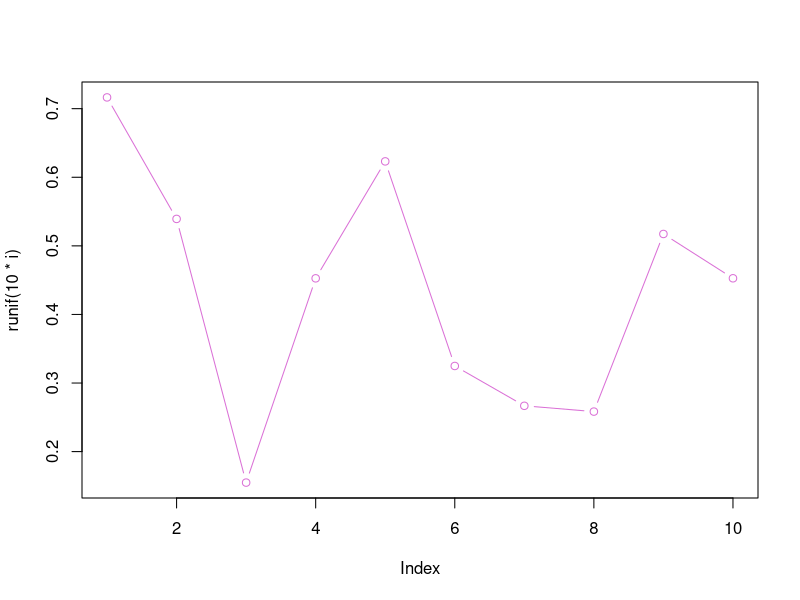
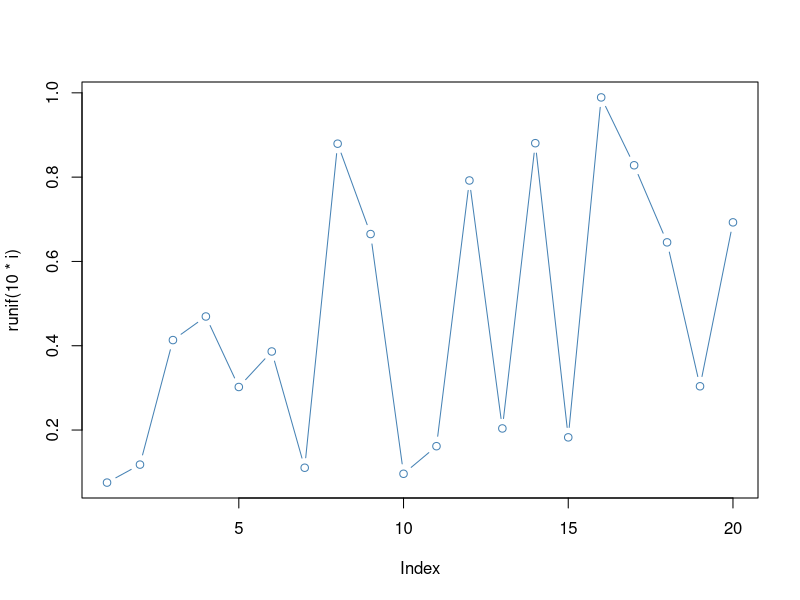
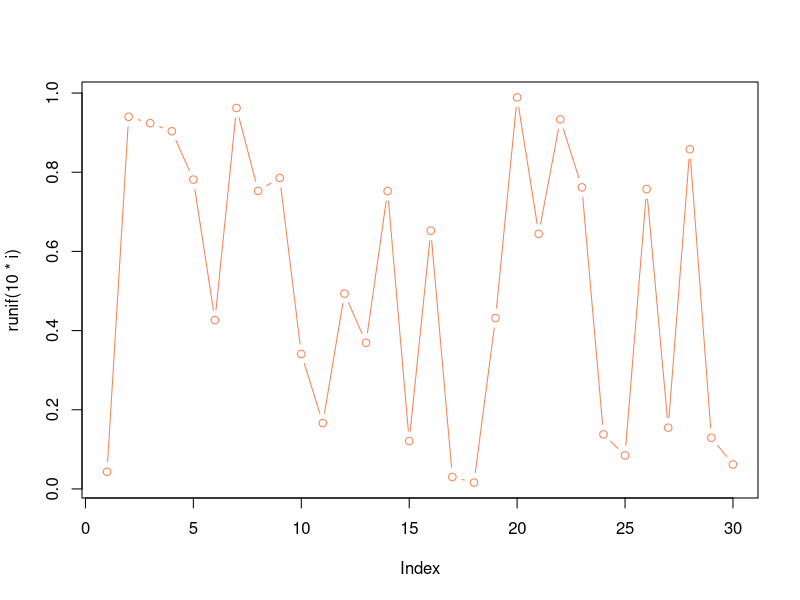
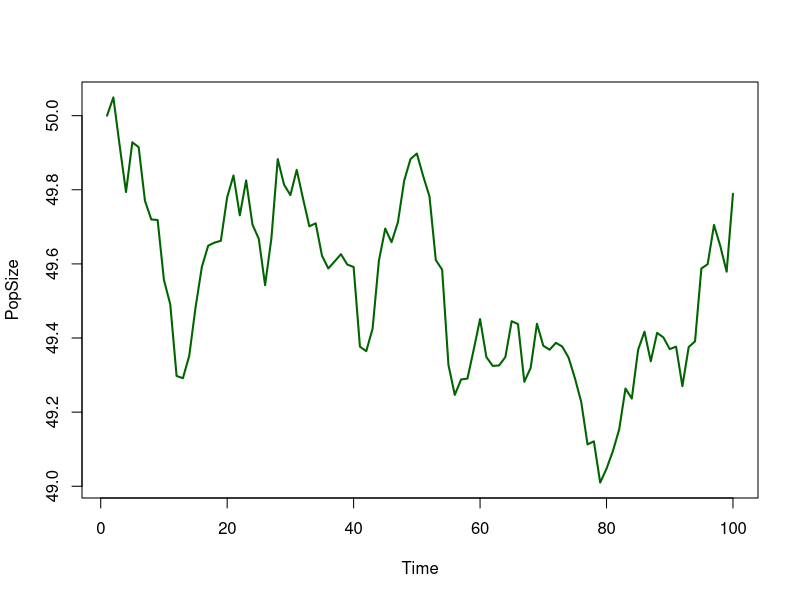
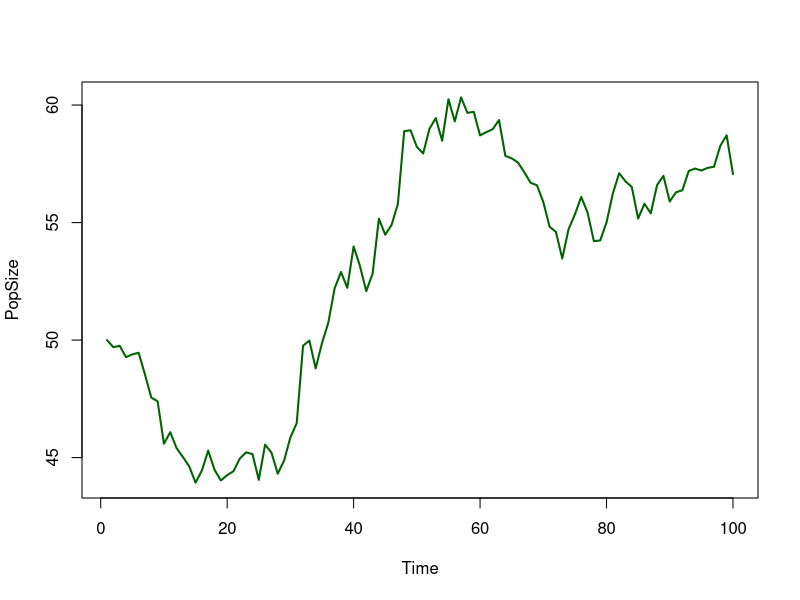
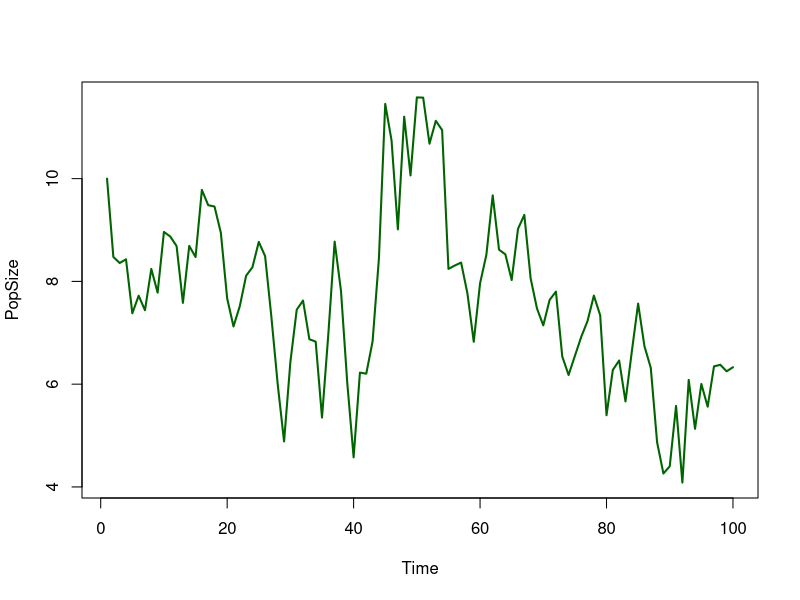

Write the R code that produced these figures, in order.
# Understanding For loops
# 11 February 2016
# NJG

# for (var in seq) { }

# var changes in the loop

for (i in 1:5) {
  cat("i =",i,"\n")
}

# better to set a variable as the endpoint

z <- 5
for (i in 1:z) {
  cat("i=",i," z=",z,"\n")
}

# be careful about the sequence endpoints

for (i in z) {
  cat("i=",i," z=",z,"\n")
}


# be careful about variables inside and outside of the loop and how they are initialized

z <- 5
v1 <- 10
v2 <- 0
for (i in 1:z) {
  v1 <- v1 + i^2
  v2 <- v2*i
  cat("i= ",i," z=",z," v1=",v1," v2=",v2,"\n")
}


# always make the loop variable an integer sequence

# permissible, but very confusing

z <- c(1.1, 4.4, 5.5)
for (i in z) {
  result <- i^2
  cat("i = ",i, "result = ",result," z = ",z,"\n")
}


myvec <- c(1.1, 4.4, 5.5)

for (i in 1:length(myvec)) {
  result <- myvec[i]^2
  cat("i = ",i," result = ",result," length(myvec) = ",length(myvec),"\n")
}
  
# still easy to operate on character strings

mycolors <- c("orchid","steelblue","coral")

for (i in 1:length(mycolors)) {
  plot(runif(10*i),type="b",col=mycolors[i])
}

# A random walk model of population growth!
# Referencing different elements in the vector

# Define 2 global variables
N0 <- 50 #  initial population size
time <- 100 # length of time series

PopSize <- vector(mode="numeric",length=time)
head(PopSize)
PopSize[1] <- N0

for (i in 2:length(PopSize)) {
  PopSize[i] <- PopSize[i - 1] + rnorm(n=1, mean= 0.0, sd=0.1)
}

plot(x=1:length(PopSize),y=PopSize,type="l",xlab="Time",ylab="PopSize",col="darkgreen",lwd=2)

# Bundle In A Function
RandomWalk <- function(N0=50,time=100,mean=0,sd=1){
PopSize <- vector(mode="numeric",length=time)
PopSize[1] <- N0

for (i in 2:length(PopSize)) {
  PopSize[i] <- PopSize[i - 1] + rnorm(n=1, mean= mean, sd=sd)
}

plot(x=1:length(PopSize),y=PopSize,type="l",xlab="Time",ylab="PopSize",col="darkgreen",lwd=2)
}

RandomWalk()

# Use the break function to stop a loop before the end

RandomWalk2 <- function(N0=50,time=100,mean=0,sd=1){
PopSize <- vector(mode="numeric",length=time)
PopSize[1] <- N0

for (i in 2:length(PopSize)) {
  PopSize[i] <- PopSize[i - 1] + rnorm(n=1, mean= mean, sd=sd)
  if (PopSize[i] <= 0) {
    PopSize[i] <- 0
    break
  }
}

plot(x=1:length(PopSize),y=PopSize,type="l",xlab="Time",ylab="PopSize",col="darkgreen",lwd=2)
}
RandomWalk2(N0=10,time=100)

# using a double for loop to traverse a matrix

m <- matrix(1:12,nrow=4,byrow=TRUE)

for (i in 1:nrow(m)) {
  for (j in 1:ncol(m)) {
    z <- runif(1)
    m[i,j] <- m[i,j] + z
  }
}
print(m)

# move the random number outside the inner loop

m <- matrix(1:12,nrow=4,byrow=TRUE)

for (i in 1:nrow(m)) {
    z <- runif(1)
  for (j in 1:ncol(m)) {
    m[i,j] <- m[i,j] + z
  }
}
print(m)

# move the random number outside entire loop

m <- matrix(1:12,nrow=4,byrow=TRUE)
    z <- runif(1)

for (i in 1:nrow(m)) {
  for (j in 1:ncol(m)) {
    m[i,j] <- m[i,j] + z
  }
}
print(m)

# Q: How to fill by columns?
# A: reverse row and column loops
m <- matrix(1:12,nrow=4,byrow=TRUE)

for (i in 1:ncol(m)) {
    z <- runif(1)
  for (j in 1:nrow(m)) {
    m[j,i] <- m[j,i] + z
  }
}
print(m)


# Acting on matrices without for loops

# Add a different random number to each element
m <- matrix(1:12,nrow=4,byrow=TRUE)
m <- m + runif(n=length(m))
print(m)

# Add the same random number to all elements
m <- matrix(1:12,nrow=4,byrow=TRUE)
m <- m + runif(n=1)
print(m)

# Combine for loops and vectorized operations
# Add the same number to each row
m <- matrix(1:12,nrow=4,byrow=TRUE)
for (i in 1:nrow(m)) {
  m[i,] <- m[i,] + runif(1)
}
print(m)

# Add the same number to each column
m <- matrix(1:12,nrow=4,byrow=TRUE)
for (j in 1:ncol(m)) {
  m[,j] <- m[,j] + runif(1)
}
print(m)

